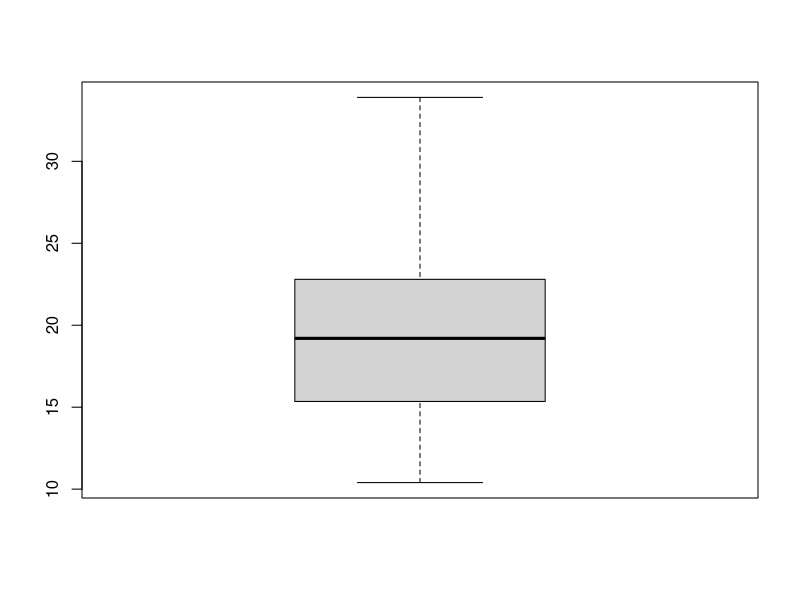
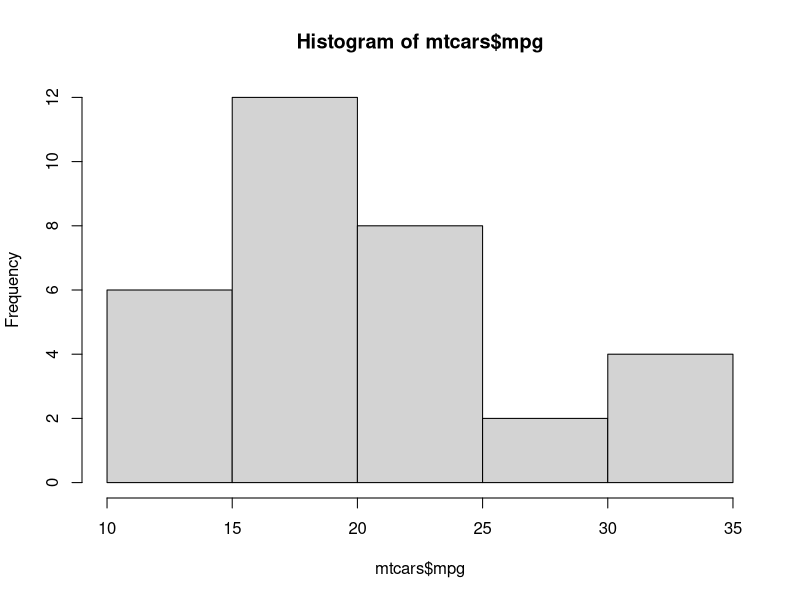
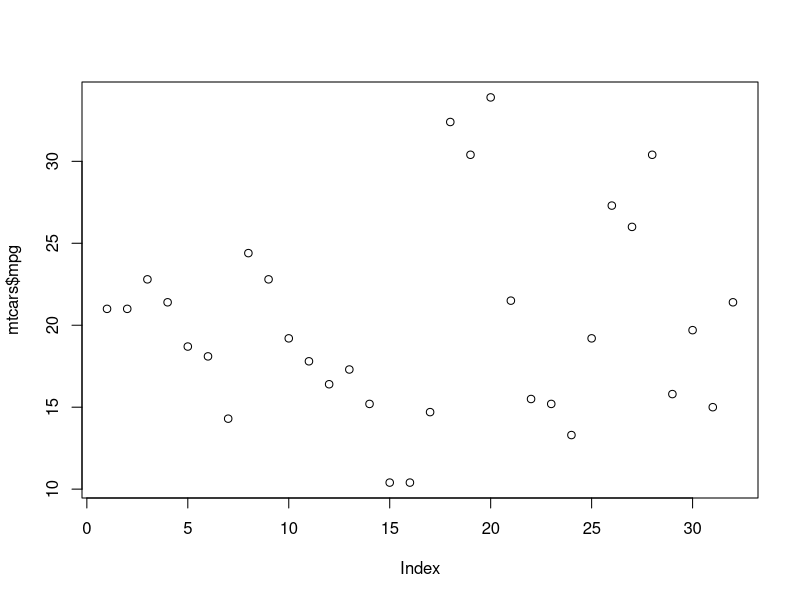
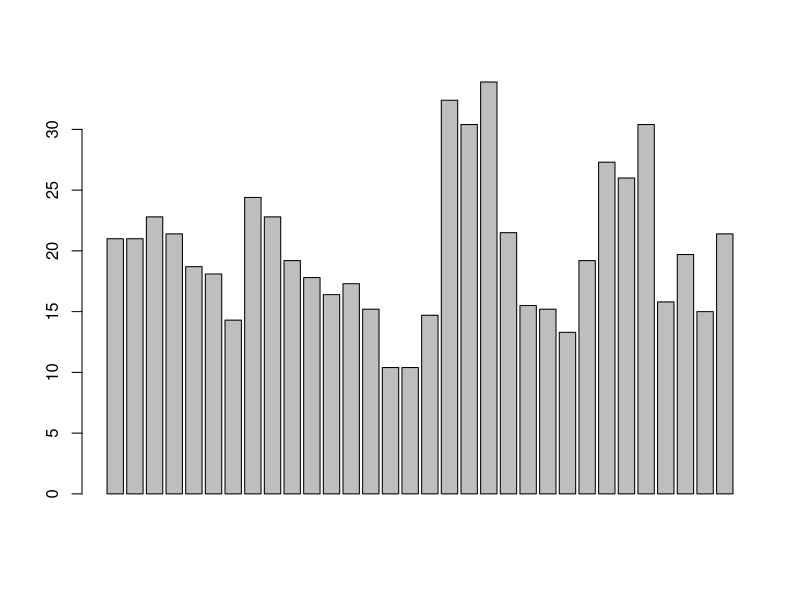

These figures' R source, in order:
summary (mtcars)

sd(mtcars$mpg)
mean(mtcars$mpg)
max(mtcars$mpg)


boxplot(mtcars$mpg)
hist(mtcars$mpg)
min(mtcars$mpg)

plot(mtcars$mpg)

barplot(mtcars$mpg)
